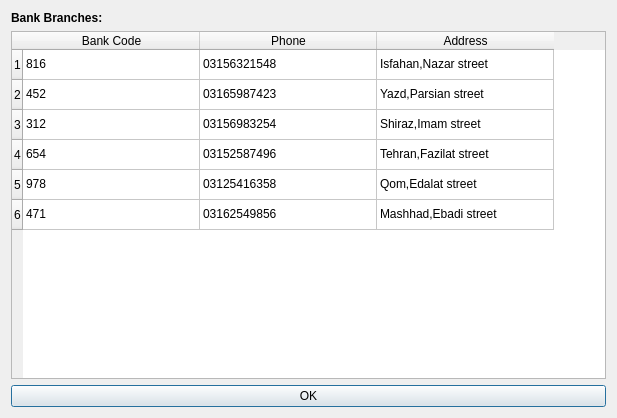
<?xml version="1.0" encoding="UTF-8"?>
<ui version="4.0">
 <class>BankBranch</class>
 <widget class="QDialog" name="BankBranch">
  <property name="geometry">
   <rect>
    <x>0</x>
    <y>0</y>
    <width>617</width>
    <height>418</height>
   </rect>
  </property>
  <property name="sizePolicy">
   <sizepolicy hsizetype="Maximum" vsizetype="Maximum">
    <horstretch>0</horstretch>
    <verstretch>7</verstretch>
   </sizepolicy>
  </property>
  <property name="contextMenuPolicy">
   <enum>Qt::DefaultContextMenu</enum>
  </property>
  <property name="windowTitle">
   <string>Bank Branch</string>
  </property>
  <layout class="QGridLayout" name="gridLayout">
   <item row="0" column="0">
    <widget class="QLabel" name="label">
     <property name="font">
      <font>
       <bold>true</bold>
      </font>
     </property>
     <property name="text">
      <string>Bank Branches:</string>
     </property>
    </widget>
   </item>
   <item row="1" column="0">
    <widget class="QTableWidget" name="tableWidget">
     <property name="sizePolicy">
      <sizepolicy hsizetype="Expanding" vsizetype="Expanding">
       <horstretch>0</horstretch>
       <verstretch>0</verstretch>
      </sizepolicy>
     </property>
     <property name="baseSize">
      <size>
       <width>8</width>
       <height>0</height>
      </size>
     </property>
     <property name="frameShape">
      <enum>QFrame::StyledPanel</enum>
     </property>
     <property name="editTriggers">
      <set>QAbstractItemView::NoEditTriggers</set>
     </property>
     <property name="selectionMode">
      <enum>QAbstractItemView::ContiguousSelection</enum>
     </property>
     <attribute name="horizontalHeaderDefaultSectionSize">
      <number>177</number>
     </attribute>
     <row>
      <property name="text">
       <string>1</string>
      </property>
     </row>
     <row>
      <property name="text">
       <string>2</string>
      </property>
     </row>
     <row>
      <property name="text">
       <string>3</string>
      </property>
     </row>
     <row>
      <property name="text">
       <string>4</string>
      </property>
     </row>
     <row>
      <property name="text">
       <string>5</string>
      </property>
     </row>
     <row>
      <property name="text">
       <string>6</string>
      </property>
     </row>
     <column>
      <property name="text">
       <string>Bank Code</string>
      </property>
     </column>
     <column>
      <property name="text">
       <string>Phone</string>
      </property>
     </column>
     <column>
      <property name="text">
       <string>Address</string>
      </property>
     </column>
     <item row="0" column="0">
      <property name="text">
       <string>816</string>
      </property>
     </item>
     <item row="0" column="1">
      <property name="text">
       <string>03156321548</string>
      </property>
     </item>
     <item row="0" column="2">
      <property name="text">
       <string>Isfahan,Nazar street</string>
      </property>
     </item>
     <item row="1" column="0">
      <property name="text">
       <string>452</string>
      </property>
     </item>
     <item row="1" column="1">
      <property name="text">
       <string>03165987423</string>
      </property>
     </item>
     <item row="1" column="2">
      <property name="text">
       <string>Yazd,Parsian street</string>
      </property>
     </item>
     <item row="2" column="0">
      <property name="text">
       <string>312</string>
      </property>
     </item>
     <item row="2" column="1">
      <property name="text">
       <string>03156983254</string>
      </property>
     </item>
     <item row="2" column="2">
      <property name="text">
       <string>Shiraz,Imam street</string>
      </property>
     </item>
     <item row="3" column="0">
      <property name="text">
       <string>654</string>
      </property>
     </item>
     <item row="3" column="1">
      <property name="text">
       <string>03152587496</string>
      </property>
     </item>
     <item row="3" column="2">
      <property name="text">
       <string>Tehran,Fazilat street</string>
      </property>
     </item>
     <item row="4" column="0">
      <property name="text">
       <string>978</string>
      </property>
     </item>
     <item row="4" column="1">
      <property name="text">
       <string>03125416358</string>
      </property>
     </item>
     <item row="4" column="2">
      <property name="text">
       <string>Qom,Edalat street</string>
      </property>
     </item>
     <item row="5" column="0">
      <property name="text">
       <string>471</string>
      </property>
     </item>
     <item row="5" column="1">
      <property name="text">
       <string>03162549856</string>
      </property>
     </item>
     <item row="5" column="2">
      <property name="text">
       <string>Mashhad,Ebadi street</string>
      </property>
     </item>
    </widget>
   </item>
   <item row="2" column="0">
    <widget class="QPushButton" name="ok">
     <property name="text">
      <string>OK</string>
     </property>
    </widget>
   </item>
  </layout>
 </widget>
 <resources/>
 <connections/>
</ui>
